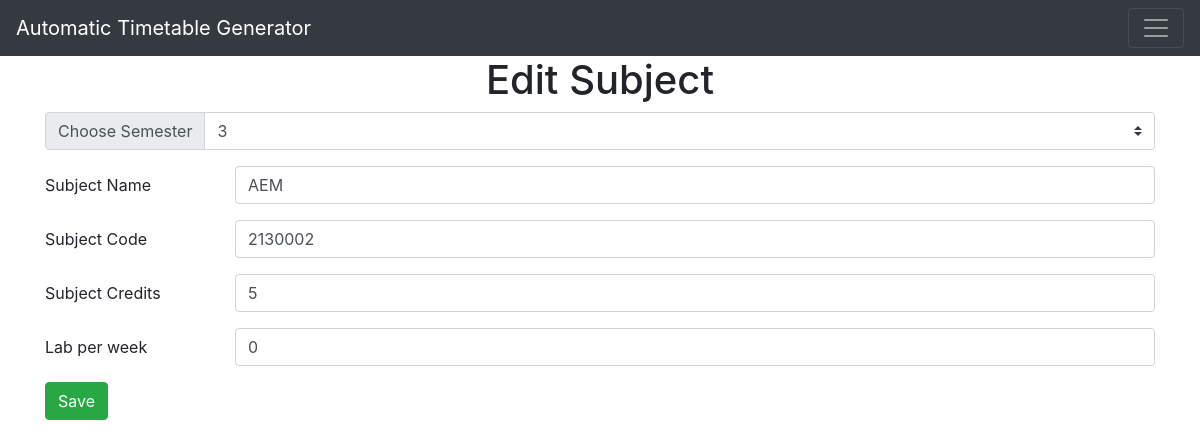
The app's page /edit/subject/1 with its own data.
### app.py (models this page shows, shortened)
class Subject(db.Model):
    id = db.Column(db.Integer, primary_key=True)
    sub_name = db.Column(db.String(40), nullable=False)
    sub_code = db.Column(db.Integer, nullable=False)
    sub_sem = db.Column(db.Integer, nullable=False)
    sub_credits = db.Column(db.Integer, nullable=False)
    is_lab = db.Column(db.Integer, nullable=False)

### app.py (the view)
@app.route('/edit/subject/<int:id>', methods=['GET','POST'])
def edit_subject(id):
    subject = Subject.query.get_or_404(id)
    if request.method == "POST":
        subject.sub_sem = request.form.get('choosesemester')
        subject.sub_name = request.form['subjectname']
        subject.sub_code = request.form['subjectcode']
        subject.sub_credits = request.form['subjectcredits']
        subject.is_lab = request.form['is_lab']
        db.session.commit() # added permanently
        return redirect('/add-subject')
    else:
        return render_template('edit-subject.html', subject = subject)

### templates/edit-subject.html (shortened to what this page needs)
{% extends 'base.html' %}
{% block body %}
<div class="container">
    <h1 style="text-align:center" >Edit Subject</h1>
</div>
<form action="/edit/subject/{{subject.id}}" method="post">
    <div class="input-group mb-3">
      <div class="input-group-prepend">
        <label class="input-group-text" for="choosesemester">Choose Semester</label>
      </div>
      <select class="custom-select" name="choosesemester" id="choosesemester">
        <option default value="{{subject.sub_sem}}">{{subject.sub_sem}}</option>
      </select>
    </div>
    <div class="form-group row">
    <label for="subjectname" class="col-sm-2 col-form-label">Subject Name</label>
    <div class="col-sm-10">
      <input type="text" class="form-control" name="subjectname" id="subjectname" value="{{subject.sub_name}}" required>
    </div>
  </div>
  <div class="form-group row">
    <label for="subjectcode" class="col-sm-2 col-form-label">Subject Code</label>
    <div class="col-sm-10">
      <input type="number" class="form-control" name="subjectcode" id="subjectcode" value="{{subject.sub_code}}" required>
    </div>
  </div>
  <div class="form-group row">
    <label for="subjectcode" class="col-sm-2 col-form-label">Subject Credits</label>
    <div class="col-sm-10">
      <input type="number" class="form-control" name="subjectcredits" id="subjectcredits" value="{{subject.sub_credits}}" required>
    </div>
  </div>
  <div class="form-group row">
    <label for="subjectcode" class="col-sm-2 col-form-label">Lab per week</label>
    <div class="col-sm-10">
      <input type="number" class="form-control" name="is_lab" id="is_lab" value="{{subject.is_lab}}" required>
    </div>
  </div>
  <div>
      <button class="btn btn-success" type="submit">Save</button>
  </div>
</form>
{% endblock %}

### static/css/main.css (style rules this page uses)
body { font-family: Helvetica; }

### records on screen
Subject: choosesemester "3", subjectname "AEM", subjectcode "2130002", subjectcredits "5", is_lab "0"
